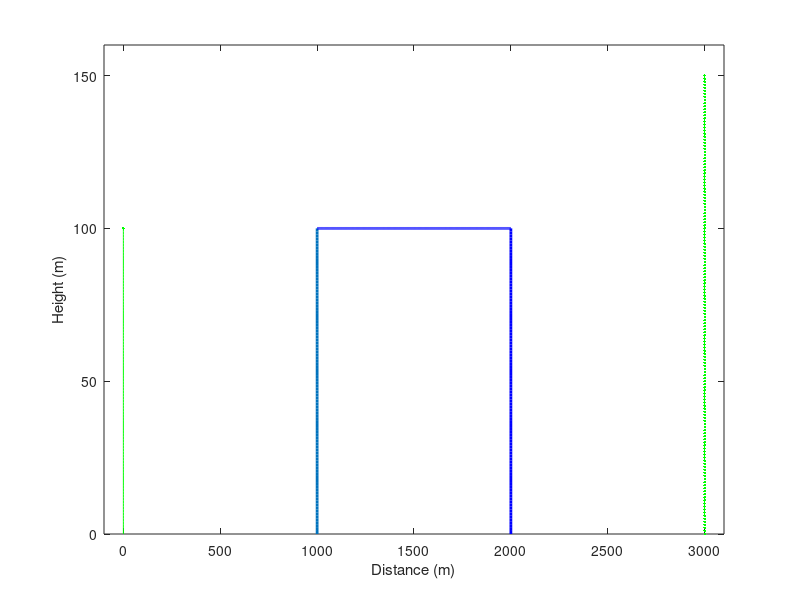

MATLAB code to generate this figure: (Note: this script raises an error after producing the figure.)
%
% project262
%
% INITIALIZE ===========================================================
close all
clear
clc
% INPUT PARAMETERS ==================================================

fMHz=2e3;  % frequency in MHz


% SECONDARY PARAMETERS ==============================================
f=fMHz*1e6;
lambdac=300/fMHz;
kc=2*pi/lambdac;

stepAperture=lambdac/2;
maxAperture=300;
Na=200;
psi1=100;   % Flat-topped obstacle height in meters.


% GEOMETRIC INPUTS =================================================

xt=0;   % m
yt=100;      % m   (0 m indicates same height as screen)

stepRx = 1;
xr=3000;    % m
yr=[0:stepRx:150]';    % m   SAMPLING AT THE RECEIVER SIDE


% Fresnel reflection coefficient.
ro=-1;

% SAMPLING POINTS ALONG THE APERTURE =================================
xa1=1000; % There are 2 apertures.
xa2=2000;
ya=[psi1:stepAperture:maxAperture]; 

% Plot of the geometry.
figure,plot(repmat(xt,1,length(0:yt)),0:yt,'g',xt,yt,'.g'),hold on
plot(repmat(xa1,1,length(0:psi1)),0:psi1,'LineWidth',2);
plot(xa1:xa2,repmat(psi1,1,length(xa1:xa2)),'b','LineWidth',2);
plot(repmat(xa2,1,length(0:psi1)),0:psi1,'b','LineWidth',2);
plot(repmat(xr,1,length(yr)),yr,'.g')
hold off
ylabel('Height (m)')
xlabel('Distance (m)');
axis([xt-100 xr+100 0 yr(end)+10])

% Triangular window along the aperture.
w=triang_win(2*length(find(ya>Na)));
wa=[ones(1,length((find(ya<=Na)))) w(floor(length(w)/2)+1:end)'];

% Tx-Aperture1 side calculations ==========================================
DistTxApertureX=xa1-xt;
DistTxApertureY=ya-yt;
RTxAperture=DistTxApertureX+((DistTxApertureY.^2)/(2*DistTxApertureX));

Efs1=exp(-j*kc*RTxAperture)/DistTxApertureX.*wa;

% Aperture1-Aperture2 side calculations ===================================
% Direct component.
DistAperture12X=xa2-xa1;
DistAperture12Y=repmat(ya',1,length(ya))-repmat(ya,length(ya),1);
RAperture12=DistAperture12X+((DistAperture12Y.^2)/(2*DistAperture12X));

Fd12=sqrt(kc*(xa1-xt)/(2*pi*j*(xa2-xt)*(xa2-xa1)));
E12=Fd12*exp(-j*kc*RAperture12).*repmat(Efs1,length(ya),1)*stepAperture;
E12=sum(E12,2).*wa';

% Reflected component.
hAperture12=ya-psi1;
RAperture12R=RAperture12+(2*repmat(hAperture12,length(ya),1).*repmat(hAperture12',1,length(ya))/DistAperture12X);

E12R=Fd12*exp(-j*kc*RAperture12R).*repmat(Efs1,length(ya),1)*stepAperture*ro;
E12R=sum(E12R,2).*wa';

% The field in the second aperture is given by the sum of the direct and
% the reflected components.
Ed12=E12+E12R;

% Free space field calculation.
ind_rx=find(ya<=yr(end));
DistTx2=(xa2-xt)+(((ya(ind_rx)'-yt).^2)/(2*(xa2-xt)));
Efs2=exp(-j*kc*DistTx2)/(xa2-xt);

% Field relative to free space plot in the obstacle 2 due to the obstacle 1
% and the reflection.
figure,plot(ya(ind_rx),abs(Ed12(ind_rx)./Efs2),'k'),grid
xlabel('z(m)');
ylabel('Normalized field strength')
title('Top of screen # 2')

% Aperture2-Rx side calculations ==========================================
DistAperture2RxX=xr-xa2;
DistAperture2RxY=repmat(yr,1,length(ya))-repmat(ya,length(yr),1);
RAperture2Rx=DistAperture2RxX+((DistAperture2RxY.^2)/(2*DistAperture2RxX));

Fd2rx=sqrt(kc*(xa2-xt)/(2*pi*j*(xr-xt)*(xr-xa2)));
EdRx=Fd2rx*exp(-j*kc*RAperture2Rx).*repmat(Ed12.',length(yr),1)*stepAperture;
EdRx=sum(EdRx,2);

% Free space field calculation.
DistTxRx=(xr-xt)+(((yr-yt).^2)/(2*(xr-xt)));
Efs=exp(-j*kc*DistTxRx)/(xr-xt);

% Plots
figure,plot(yr,abs(EdRx./Efs),'k'),grid
xlabel('z(m)');
ylabel('Normalized field strength')
title('After flat-topped obstacle');
